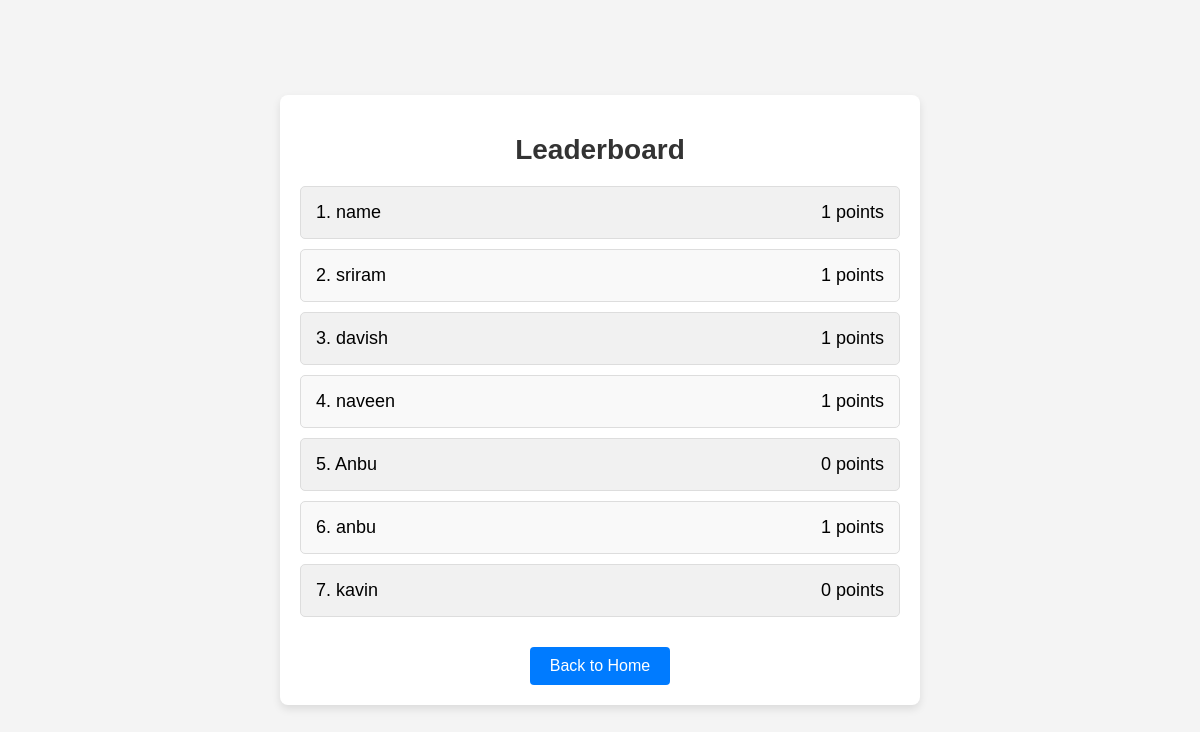
The page /leaderboard (signed in) on the database as committed earlier.
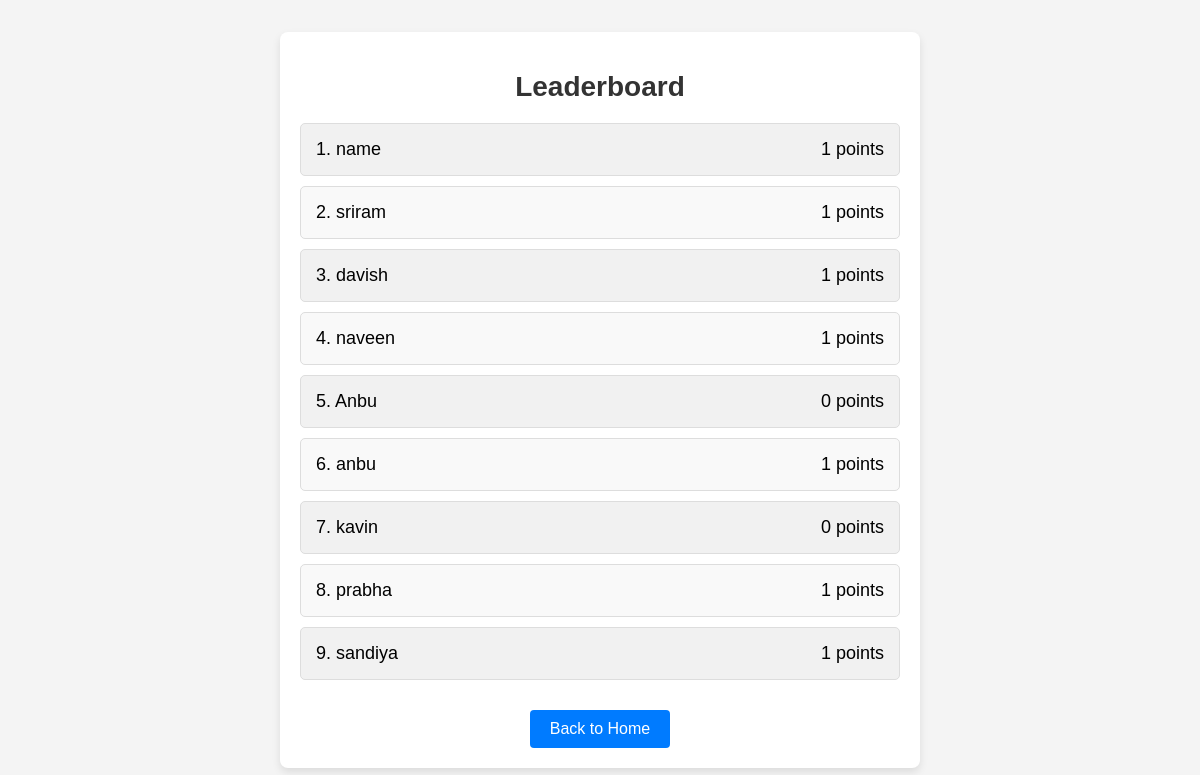
The same page on the database as committed later.
### app.py (models this page shows)
class User(db.Model):
    id = db.Column(db.Integer, primary_key=True)
    username = db.Column(db.String(150), unique=True, nullable=False)
    history = db.relationship('History', backref='user', lazy=True)
    favorites = db.relationship('Favorite', backref='user', lazy=True)

### app.py (the view)
@app.route('/leaderboard')
@login_required
def leaderboard():
    users = User.query.all()
    leaderboard_data = [{'username': user.username, 'points': len(user.history) + len(user.favorites)} for user in users]
    return render_template('leaderboard.html', users=leaderboard_data)

### app.py (called while the page is built)
def login_required(f):
    @wraps(f)
    def decorated_function(*args, **kwargs):
        if 'username' not in session:
            return redirect(url_for('login'))
        return f(*args, **kwargs)
    return decorated_function

### templates/leaderboard.html (shortened to what this page needs)
<!DOCTYPE html>
<html lang="en">
<head>
    <link rel="stylesheet" href="{{ url_for('static', filename='styles.css') }}">
</head>
<body>
    <div class="container">
        <h1>Leaderboard</h1>
        <ul>
            {% for user in users %}
            <li>
                <span>{{ loop.index }}. {{ user['username'] }}</span>
                <span>{{ user['points'] }} points</span>
            </li>
            {% endfor %}
        </ul>
        <a href="{{ url_for('index') }}" class="button">Back to Home</a>
    </div>
</body>
</html>

### static/styles.css (style rules this page uses)
.container { width: 90%; max-width: 600px; margin: auto; padding: 20px; background-color: #fff; box-shadow: 0 0 10px rgba(0, 0, 0, 0.1); border-radius: 8px; text-align: center; }
h1 { color: #333; }
.button { display: inline-block; padding: 10px 20px; margin-top: 10px; color: white; background-color: #007bff; border-radius: 4px; text-decoration: none; transition: background-color 0.3s; }

Rows that differ between the two databases and show on the page:
added User: username "prabha", points "1"
added User: username "sandiya", points "1"
